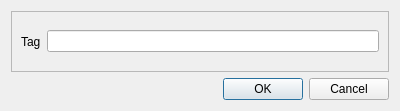
<?xml version="1.0" encoding="UTF-8"?>
<ui version="4.0">
 <class>Dialog</class>
 <widget class="QDialog" name="Dialog">
  <property name="geometry">
   <rect>
    <x>0</x>
    <y>0</y>
    <width>400</width>
    <height>111</height>
   </rect>
  </property>
  <property name="windowTitle">
   <string>Update tag</string>
  </property>
  <layout class="QGridLayout" name="gridLayout">
   <item row="0" column="0">
    <widget class="QFrame" name="frame_tag">
     <property name="frameShape">
      <enum>QFrame::StyledPanel</enum>
     </property>
     <property name="frameShadow">
      <enum>QFrame::Raised</enum>
     </property>
     <layout class="QHBoxLayout" name="horizontalLayout">
      <item>
       <widget class="QLabel" name="label_tag">
        <property name="text">
         <string>Tag</string>
        </property>
       </widget>
      </item>
      <item>
       <widget class="QLineEdit" name="le_tag">
        <property name="minimumSize">
         <size>
          <width>260</width>
          <height>0</height>
         </size>
        </property>
       </widget>
      </item>
     </layout>
    </widget>
   </item>
   <item row="1" column="0">
    <widget class="QDialogButtonBox" name="buttonBox">
     <property name="orientation">
      <enum>Qt::Horizontal</enum>
     </property>
     <property name="standardButtons">
      <set>QDialogButtonBox::Cancel|QDialogButtonBox::Ok</set>
     </property>
    </widget>
   </item>
  </layout>
 </widget>
 <resources/>
 <connections>
  <connection>
   <sender>buttonBox</sender>
   <signal>accepted()</signal>
   <receiver>Dialog</receiver>
   <slot>accept()</slot>
   <hints>
    <hint type="sourcelabel">
     <x>248</x>
     <y>254</y>
    </hint>
    <hint type="destinationlabel">
     <x>157</x>
     <y>274</y>
    </hint>
   </hints>
  </connection>
  <connection>
   <sender>buttonBox</sender>
   <signal>rejected()</signal>
   <receiver>Dialog</receiver>
   <slot>reject()</slot>
   <hints>
    <hint type="sourcelabel">
     <x>316</x>
     <y>260</y>
    </hint>
    <hint type="destinationlabel">
     <x>286</x>
     <y>274</y>
    </hint>
   </hints>
  </connection>
 </connections>
</ui>
